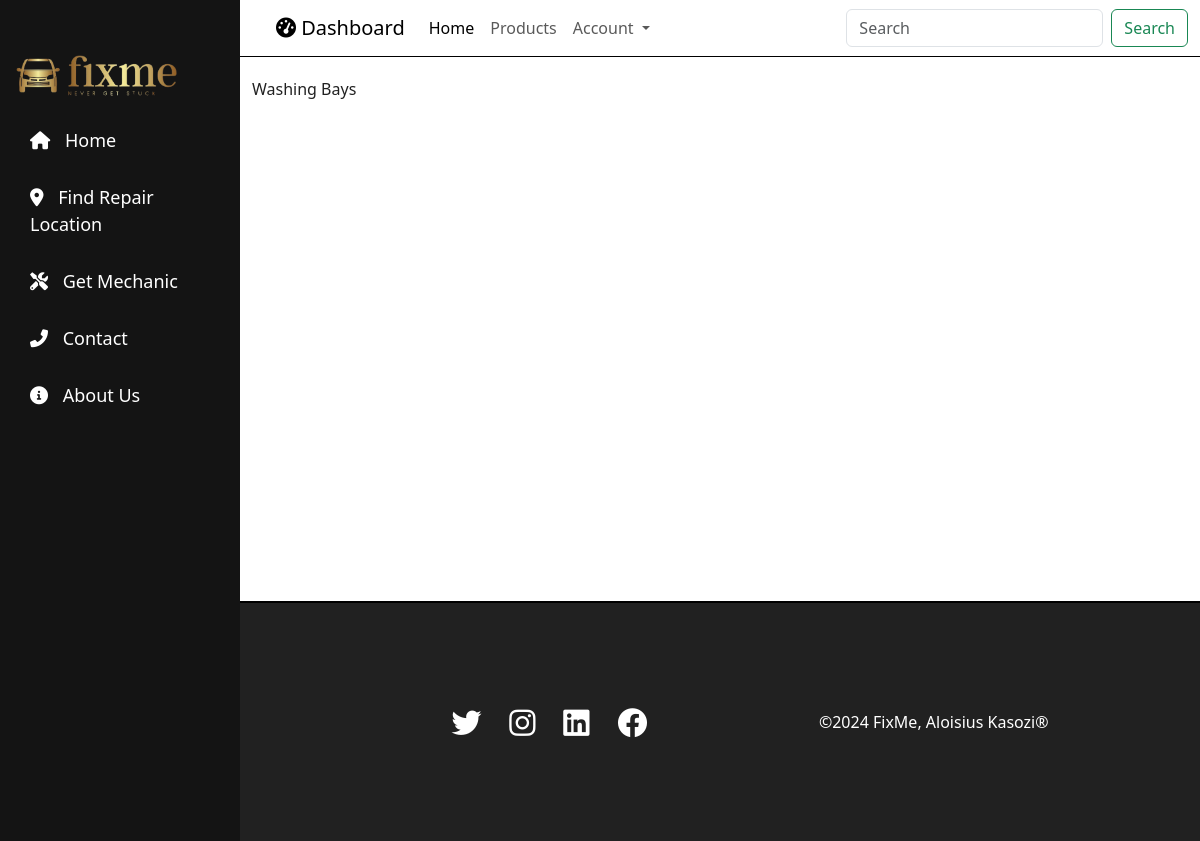
Before: /washingbay/ with the older database file.
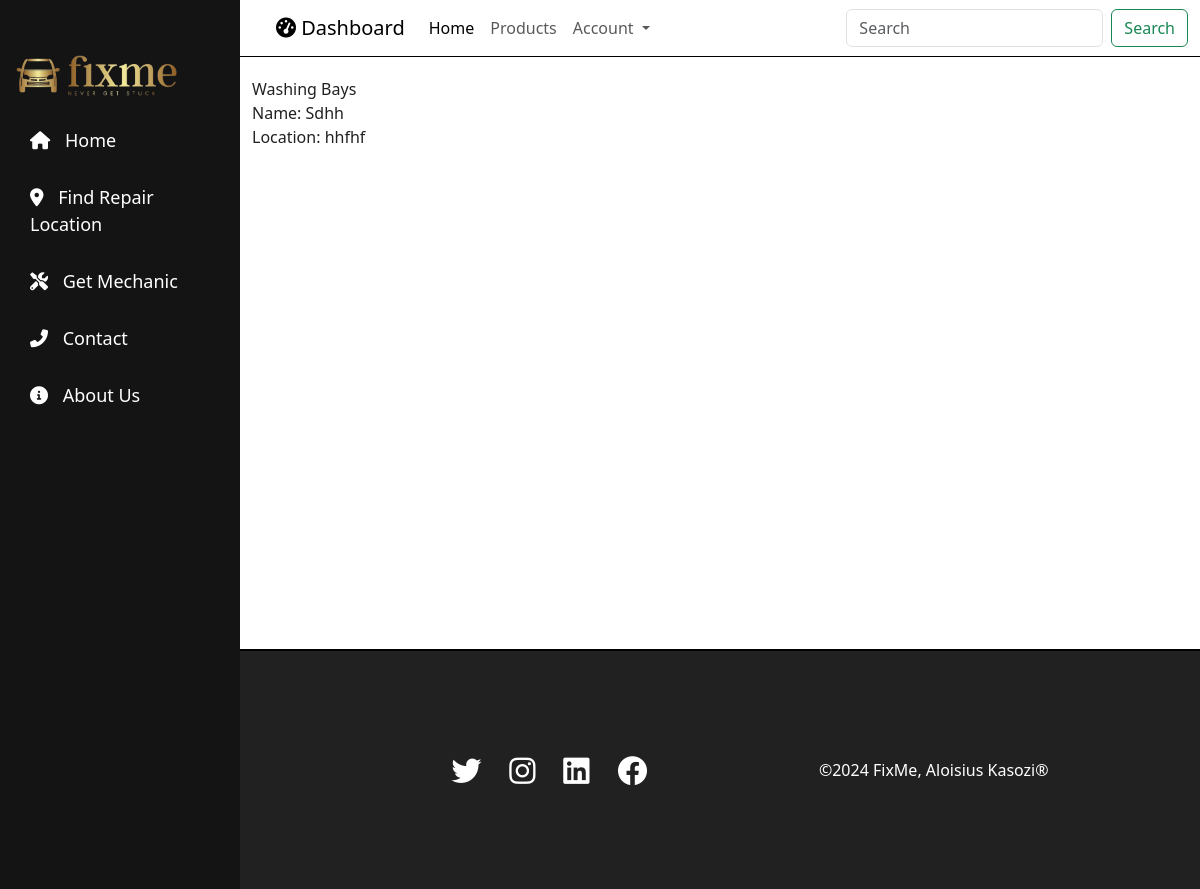
After: the same page with the newer database file.
### fixmeApp/models.py (models this page shows)
class WashingBay(models.Model):
    name = models.CharField(max_length=20)
    location = models.CharField(max_length=30)
    description = models.CharField(max_length=100, null=True, blank=True)

### fixmeApp/views.py (the view)
# urls.py: path('washingbay/', views.washingbay, name="washingbay"),
def washingbay(request):
    washingbay = WashingBay.objects.all()
    return render(request, 'washingbay.html', {'washingbay':washingbay})

### fixmeApp/templates/washingbay.html
{% extends 'base.html' %}
{% block content %}
<div>
    Washing Bays
</div>
<div>
    {% for bay in washingbay %}
        <div>Name: {{ bay.name }} <br>Location: {{ bay.location    }}</div>
    {% endfor %}
</div>
<br><br><br><br><br><br><br><br><br><br><br><br><br><br><br><br><br><br><br><br>
{% endblock %}

Changed rows visible on the page:
added WashingBay: name "Sdhh", location "hhfhf"
